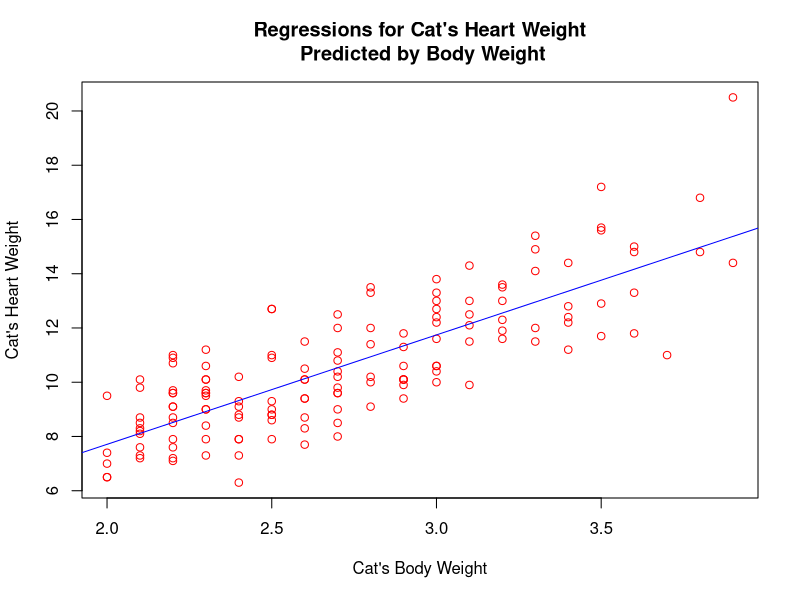
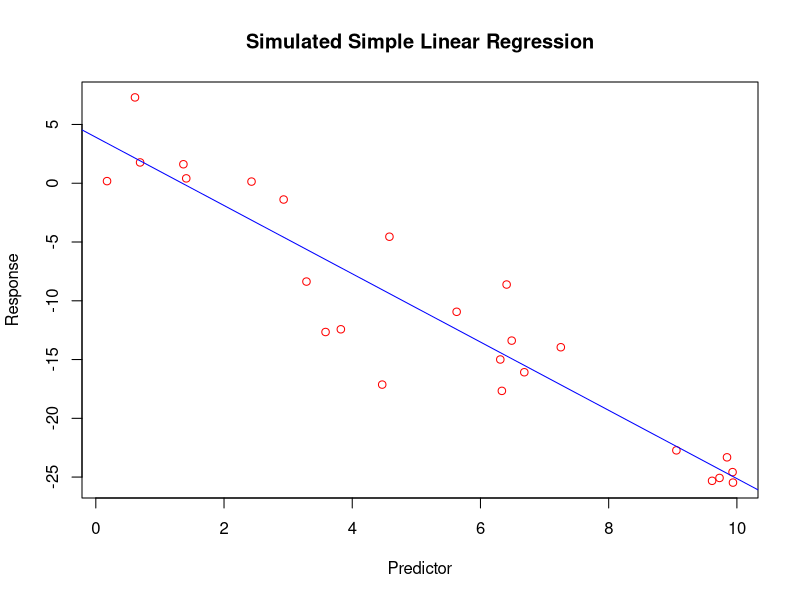
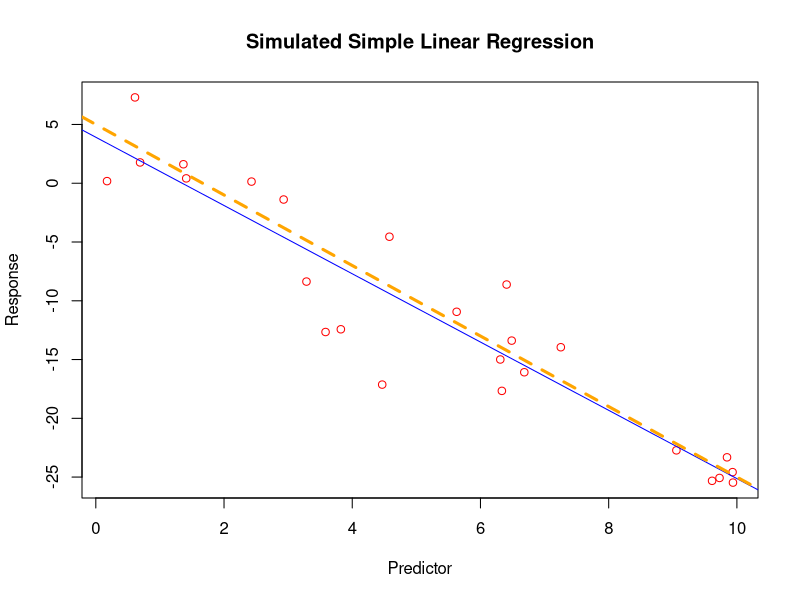
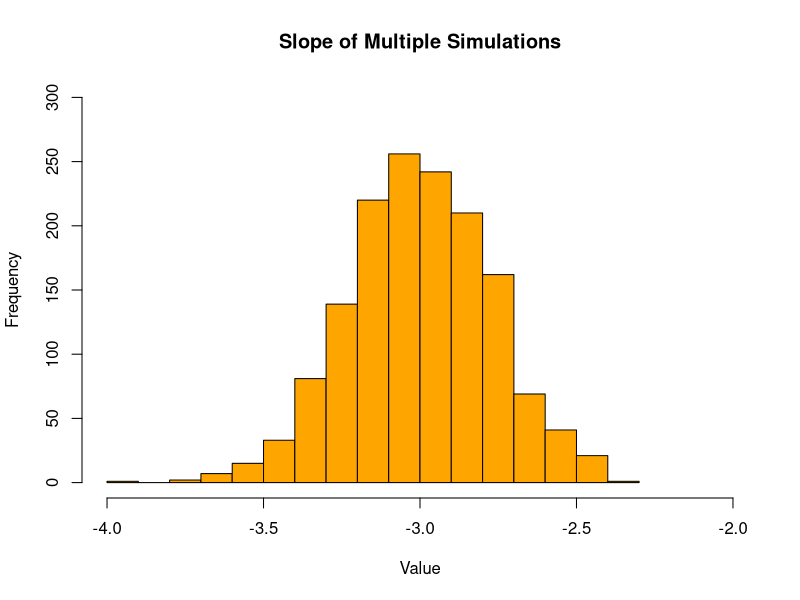
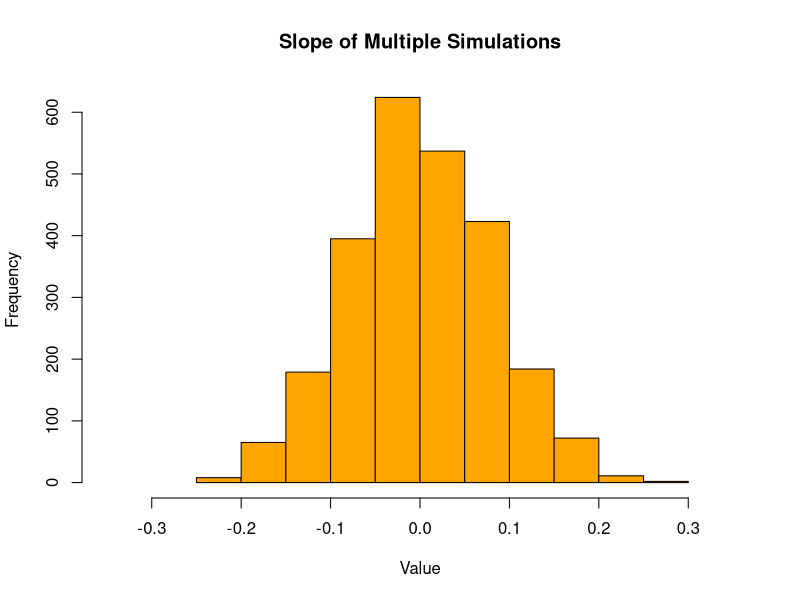
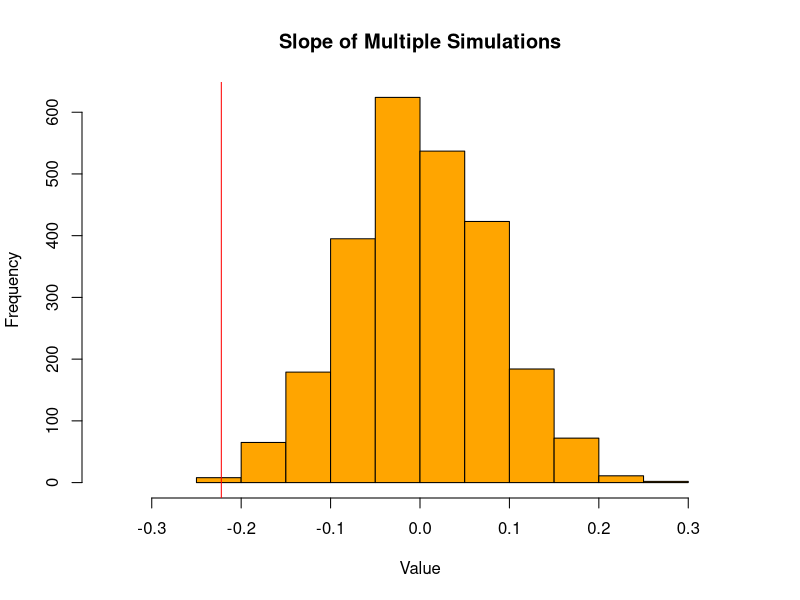

Here is the R script that generated these plots, in order:
## ---- chunk 1

library(MASS)
cat.model <- lm( Hwt ~ Bwt, data = cats )
summary( cat.model )

## ---- chunk 2

beta_hat_0 <- cat.model$coefficients[1]
beta_hat_1 <- cat.model$coefficients[2]
c( beta_hat_0, beta_hat_1 )

## ---- chunk 3

min( cats$Bwt ) < 2.7 & 2.7 < max( cats$Bwt )
Y <- beta_hat_0 + ( beta_hat_1 * 2.7 )
Y

## ---- chunk 4

min( cats$Bwt ) < 4.4 & 4.4 < max( cats$Bwt )
Y <- beta_hat_0 + ( beta_hat_1 * 4.4 )
Y

## ---- chunk 5

plot( y = cats$Hwt, x = cats$Bwt,
    main = "Regressions for Cat's Heart Weight\n Predicted by Body Weight",
    xlab = "Cat's Body Weight",
    ylab = "Cat's Heart Weight",
    col  = "red" )

abline( cat.model, col = 'blue' )

## ---- chunk 6

y_hat    = beta_hat_0 + ( beta_hat_1 * cats$Bwt )
SST      = sum( ( cats$Hwt - mean( cats$Hwt ) ) ^ 2 )
SSReg    = sum( ( y_hat    - mean( cats$Hwt ) ) ^ 2 )
R.square = SSReg / SST

# 0.6466
R.square 

## ---- chunk 7

get_sd_est <- function( fitted_values, actual_values, mle = FALSE ) 
{
    # s_e^2 = sum( e^2 ) / ( n - 2 )
    # s_e   = sqrt( s_e^2 )
    
    e <- ( actual_values - fitted_values )
    
    if ( mle == FALSE )
    {
        return ( 
            sqrt( sum( e^2 ) / ( length(fitted_values) - 2 ) )
        )
    } else {
        return ( 
            sqrt( sum( e^2 ) / length(fitted_values) )
        ) 
    }
}

## ---- chunk 8

get_sd_est( cat.model$fitted.values, cats$Hwt, mle = FALSE )

## ---- chunk 9

get_sd_est( cat.model$fitted.values, cats$Hwt, mle = TRUE )

## ---- chunk 10

summary(cat.model)$sigma == get_sd_est( cat.model$fitted.values, cats$Hwt, mle = FALSE )

## ---- chunk 11

birthday = 19920917
set.seed(birthday)

## ---- chunk 12

x = runif( n = 25, 0, 10 )

sim.slr <- function( x, beta_0, beta_1, sigma )
{
    n = length(x)
    epsilon = rnorm( n, mean = 0, sd = sigma )
    y = beta_0 + ( beta_1 * x ) + epsilon
    data.frame( predictor = x, response = y )
}

slr.model <- sim.slr( x, beta_0 = 5, beta_1 = -3, sigma = 3.2 )

## ---- chunk 13

slr.lm <- lm( slr.model$response ~ slr.model$predictor )
slr.lm$coefficients

plot( y = slr.model$response, x = slr.model$predictor,
    main = "Simulated Simple Linear Regression",
    xlab = "Predictor",
    ylab = "Response",
    col  = "red" )

abline( slr.lm, col = 'blue' )

## ---- chunk 14

beta_0 <-  5
beta_1 <- -3

plot( y = slr.model$response, x = slr.model$predictor,
    main = "Simulated Simple Linear Regression",
    xlab = "Predictor",
    ylab = "Response",
    col  = "red" )

abline( slr.lm, col = 'blue' )
abline ( beta_0, beta_1, lwd = 3, lty = 2, col = 'orange' )

## ---- chunk 15

beta_1_hat_iter <- vector( mode = 'numeric', 1500 )

for ( i in 1:1500 )
{
    x.iter             <- runif( n = 25, 0, 10 )
    slr.iter.model     <- sim.slr( x.iter, beta_0, beta_1, 3.2 )
    lm.iter            <- lm( slr.iter.model$response ~ slr.iter.model$predictor, data = slr.iter.model )
    beta_1_hat_iter[i] <- coef(lm.iter)[2]
}

## ---- chunk 16

mean( beta_1_hat_iter )
sd( beta_1_hat_iter )

## ---- chunk 17

hist( beta_1_hat_iter,
      col = 'orange',
      main = 'Slope of Multiple Simulations',
      xlab = 'Value',
      ylab = 'Frequency',
      xlim = c( -4, -2 ),
      ylim = c( 0, 300 ) )

## ---- chunk 18

birthday = 19920917
set.seed(birthday)

## ---- chunk 19

beta_0 <- 3
beta_1 <- 0
slr.sd <- 2

beta_1_hat_iter <- vector( mode = 'numeric', 2500 )

for ( i in 1:2500 )
{
    x.iter             <- runif(n = 75, 0, 10)
    slr.iter.model     <- sim.slr( x.iter, beta_0, beta_1, slr.sd )
    lm.iter            <- lm( slr.iter.model$response ~ slr.iter.model$predictor, data = slr.iter.model )
    beta_1_hat_iter[i] <- coef(lm.iter)[2]
}

## ---- chunk 20

hist( beta_1_hat_iter,
      col = 'orange',
      main = 'Slope of Multiple Simulations',
      xlab = 'Value',
      ylab = 'Frequency',
      xlim = c( -.35, .35 ) )

## ---- chunk 21

df    <- as.data.frame( read.csv('./skeptic.csv') )
df.lm <- lm( response ~ predictor, data = df )
slope <- df.lm$coefficients[2]

## ---- chunk 22

hist( beta_1_hat_iter,
      col = 'orange',
      main = 'Slope of Multiple Simulations',
      xlab = 'Value',
      ylab = 'Frequency',
      xlim = c( -.35, .35 ) )

abline( v = slope, col = "red" )

## ---- chunk 23

prop <- length( beta_1_hat_iter[ beta_1_hat_iter < slope ] ) / length(beta_1_hat_iter)
prop
prop * 2

## ---- chunk 24

# install.packages( 'mlbench' )
library( mlbench )
data( Ozone )
head(Ozone)
?Ozone()

## ---- chunk 25

Ozone = Ozone[, c(4, 6, 7, 8)]
colnames(Ozone) = c("ozone", "wind", "humidity", "temp")
Ozone = Ozone[complete.cases(Ozone), ]
head(Ozone)

## ---- chunk 26

# install.packages('knitr')
library(knitr)
?kable()

## ---- chunk 27

# Fit SLR Models
wind     <- lm( Ozone$ozone ~ Ozone$wind,     data = Ozone )
humidity <- lm( Ozone$ozone ~ Ozone$humidity, data = Ozone )
temp     <- lm( Ozone$ozone ~ Ozone$temp,     data = Ozone )

# R Square
get.r.square <- function( beta_0, beta_1, x, y ) 
{
    y_hat    = beta_0 + ( beta_1 * x )
    SST      = sum( ( y  - mean( y ) ) ^ 2 )
    SSReg    = sum( ( y_hat - mean( y ) ) ^ 2 )
    R.square = SSReg / SST 
    return ( R.square )
}

r.square.wind     <- get.r.square( wind$coefficients[1],     wind$coefficients[2],     Ozone$wind ,Ozone$ozone )
r.square.humidity <- get.r.square( humidity$coefficients[1], humidity$coefficients[2], Ozone$humidity ,Ozone$ozone )
r.square.temp     <- get.r.square( temp$coefficients[1],     temp$coefficients[2],     Ozone$temp ,Ozone$ozone )

# RMSE
get.rmse <- function( actual, fitted )
{
    sqrt(
        sum( (actual - fitted) ^ 2 ) / length(fitted)
    )
}

RMSE.wind     <- get.rmse( Ozone$ozone, wind$fitted.values )
RMSE.humidity <- get.rmse( Ozone$ozone, humidity$fitted.values )
RMSE.temp     <- get.rmse( Ozone$ozone, temp$fitted.values )

# Build Table
df <- data.frame( 'R Square' = c( r.square.wind, r.square.humidity, r.square.temp ),
                  'RMSE'     = c( RMSE.wind,     RMSE.humidity,     RMSE.temp ),
                  row.names  = c( 'wind',        'humidity',        'temp' ) )

kable( df, digits = 10, align = 'r',
       col.names = c( 'R Square', 'RMSE' ) )

## ---- chunk 28

get_beta_no_int <- function( x, y )
{
    Sxy        <- sum( ( x - mean(x) ) * ( y - mean(y) ) )
    Sxx        <- sum( ( x - mean(x) ) ^ 2 )
    beta_hat_1 <- Sxy / Sxx
    return( beta_hat_1 )
}

## ---- chunk 29

round( get_beta_no_int( cats$Bwt, cats$Hwt ), 4 )

## ---- chunk 30

cats.lm    <- lm( cats$Hwt ~ cats$Bwt, data = cats )
cats.slope <- round( cats.lm$coefficients[2], 4 )
no.inter   <- round( get_beta_no_int( cats$Bwt, cats$Hwt ), 4 )

cats.slope == no.inter

